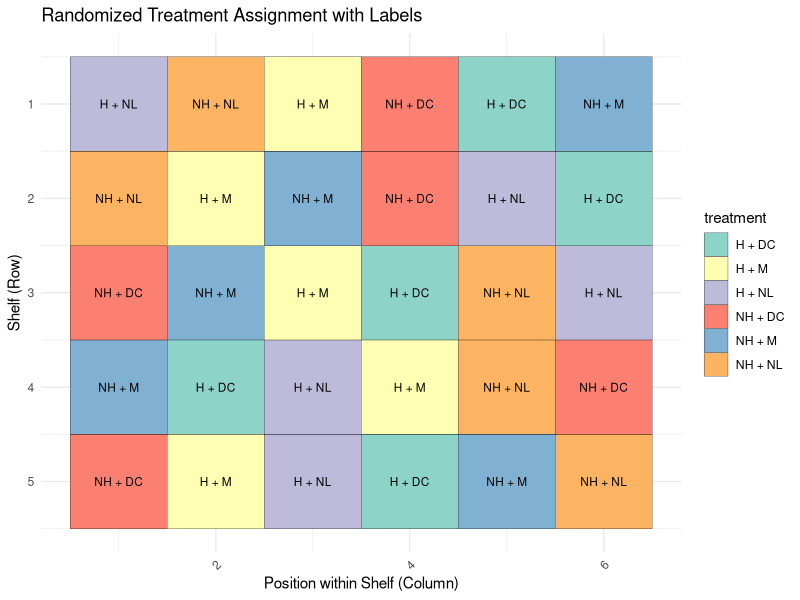

Here is the R script that generated this plot: (Note: this script raises an error after producing the figure.)
# Load required packages
library(ggplot2)
library(reshape2)

# Set the seed for reproducibility
set.seed(123)

# Define the treatment levels
hole_treatment_levels <- c("NH", "H")  # NH = No Holes, H = Holes
liquid_treatment_levels <- c("NL", "DC", "M")  # NL = No Liquid, DC = Diet Coke, M = Milk

# Number of shelves
n_shelves <- 5

# Number of positions per shelf (6 treatments total: 2 hole levels × 3 liquid levels)
n_positions_per_shelf <- length(hole_treatment_levels) * length(liquid_treatment_levels)

# Create an empty list to store the data
treatment_data <- data.frame(row = integer(), column = integer(), hole_treatment = character(), liquid_treatment = character())

# For each shelf, create the random assignment and populate the dataframe
for (shelf in 1:n_shelves) {
  # Create the full factorial design of treatment combinations
  treatments <- expand.grid(hole_treatment = hole_treatment_levels, liquid_treatment = liquid_treatment_levels)
  
  # Shuffle the order of treatments for randomization on this shelf
  randomized_treatments <- treatments[sample(nrow(treatments)), ]
  
  # Create a dataframe for this shelf with row, column (position), and treatments
  shelf_data <- data.frame(
    row = shelf,
    column = 1:n_positions_per_shelf,
    hole_treatment = randomized_treatments$hole_treatment,
    liquid_treatment = randomized_treatments$liquid_treatment
  )
  
  # Append to the main data
  treatment_data <- rbind(treatment_data, shelf_data)
}

treatment_data$row <- 6 - treatment_data$row

# Create a combined treatment label
treatment_data$treatment <- paste(treatment_data$hole_treatment, treatment_data$liquid_treatment, sep = " + ")

# Visualize as a matrix with text labels
ggplot(treatment_data, aes(x = column, y = row, fill = treatment)) +
  geom_tile(color = "black") +
  geom_text(aes(label = treatment), size = 3, color = "black") +  # Add treatment text
  scale_fill_brewer(palette = "Set3") +
  labs(x = "Position within Shelf (Column)", y = "Shelf (Row)", title = "Randomized Treatment Assignment with Labels") +
  theme_minimal() +
  theme(axis.text.x = element_text(angle = 45, hjust = 1)) + 
  scale_y_reverse()

# Save the data to a file called "csv"
write.csv(treatment_data, file = "./data/treatment.csv", row.names = FALSE)